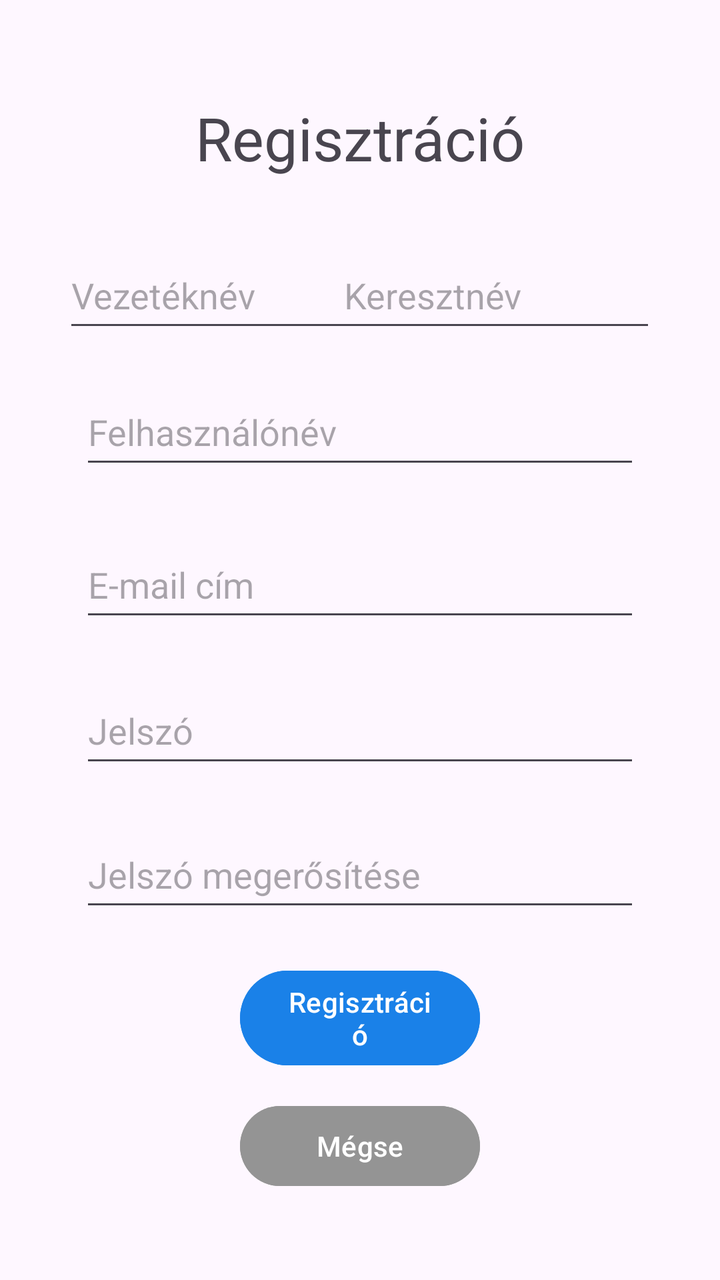
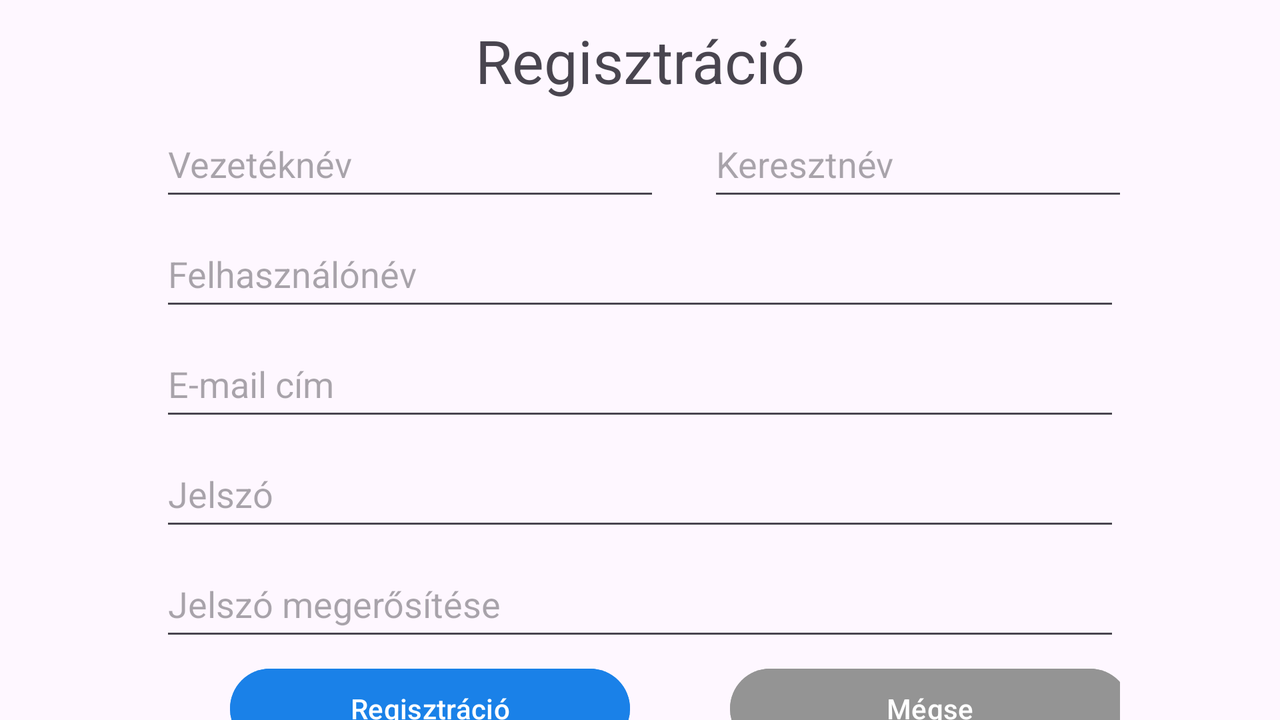

One screen, two layout resources from the same app: the default and the repository's alternative for another configuration. Each is rendered where Android would select it; the XML of both is given below.
<!-- AndroidManifest.xml: application theme Theme.Autobiztositas -->
<!-- res/layout/activity_register.xml -->
<?xml version="1.0" encoding="utf-8"?>
<androidx.constraintlayout.widget.ConstraintLayout
    xmlns:android="http://schemas.android.com/apk/res/android"
    xmlns:app="http://schemas.android.com/apk/res-auto"
    xmlns:tools="http://schemas.android.com/tools"
    android:id="@+id/main"
    android:layout_width="match_parent"
    android:layout_height="match_parent"
    tools:context=".RegisterActivity">

    <TextView
        android:id="@+id/RegisterTextView"
        android:layout_width="match_parent"
        android:layout_height="wrap_content"
        android:text="@string/register"
        android:textAlignment="center"
        android:textSize="30sp"
        app:layout_constraintBottom_toBottomOf="parent"
        app:layout_constraintEnd_toEndOf="parent"
        app:layout_constraintHorizontal_bias="1.0"
        app:layout_constraintStart_toStartOf="parent"
        app:layout_constraintTop_toTopOf="parent"
        app:layout_constraintVertical_bias="0.081" />

    <EditText
        android:id="@+id/SurnameEditText"
        android:layout_width="160dp"
        android:layout_height="50dp"
        android:ems="10"
        android:hint="@string/surname"
        android:inputType="textPersonName"
        app:layout_constraintBottom_toBottomOf="parent"
        app:layout_constraintEnd_toEndOf="parent"
        app:layout_constraintHorizontal_bias="0.159"
        app:layout_constraintStart_toStartOf="parent"
        app:layout_constraintTop_toBottomOf="@+id/RegisterTextView"
        app:layout_constraintVertical_bias="0.064" />

    <EditText
        android:id="@+id/FirstnameEditText"
        android:layout_width="160dp"
        android:layout_height="50dp"
        android:ems="10"
        android:hint="@string/firstname"
        android:inputType="textPersonName"
        app:layout_constraintBottom_toBottomOf="parent"
        app:layout_constraintEnd_toEndOf="parent"
        app:layout_constraintHorizontal_bias="0.84"
        app:layout_constraintStart_toStartOf="parent"
        app:layout_constraintTop_toBottomOf="@+id/RegisterTextView"
        app:layout_constraintVertical_bias="0.064" />

    <EditText
        android:id="@+id/NameRegiEditText"
        android:layout_width="match_parent"
        android:layout_height="50dp"
        android:layout_marginLeft="40dp"
        android:layout_marginRight="40dp"
        android:ems="10"
        android:hint="@string/username"
        android:inputType="textPersonName"
        app:layout_constraintBottom_toBottomOf="parent"
        app:layout_constraintEnd_toEndOf="parent"
        app:layout_constraintStart_toStartOf="parent"
        app:layout_constraintTop_toBottomOf="@+id/RegisterTextView"
        app:layout_constraintVertical_bias="0.2" />

    <EditText
        android:id="@+id/EmailEditText"
        android:layout_width="match_parent"
        android:layout_height="50dp"
        android:layout_marginLeft="40dp"
        android:layout_marginRight="40dp"
        android:ems="10"
        android:hint="@string/email"
        android:inputType="textEmailAddress"
        app:layout_constraintBottom_toBottomOf="parent"
        app:layout_constraintEnd_toEndOf="parent"
        app:layout_constraintStart_toStartOf="parent"
        app:layout_constraintTop_toBottomOf="@+id/NameRegiEditText"
        app:layout_constraintVertical_bias="0.075" />

    <EditText
        android:id="@+id/PasswordEditText"
        android:layout_width="match_parent"
        android:layout_height="50dp"
        android:layout_marginLeft="40dp"
        android:layout_marginRight="40dp"
        android:ems="10"
        android:hint="@string/password"
        android:inputType="textPassword"
        app:layout_constraintBottom_toBottomOf="parent"
        app:layout_constraintEnd_toEndOf="parent"
        app:layout_constraintHorizontal_bias="0.495"
        app:layout_constraintStart_toStartOf="parent"
        app:layout_constraintTop_toBottomOf="@+id/EmailEditText"
        app:layout_constraintVertical_bias="0.084" />

    <EditText
        android:id="@+id/PasswordAgainEditText"
        android:layout_width="match_parent"
        android:layout_height="50dp"
        android:layout_marginLeft="40dp"
        android:layout_marginRight="40dp"
        android:ems="10"
        android:hint="@string/pwagain"
        android:inputType="textPassword"
        app:layout_constraintBottom_toBottomOf="parent"
        app:layout_constraintEnd_toEndOf="parent"
        app:layout_constraintStart_toStartOf="parent"
        app:layout_constraintTop_toBottomOf="@+id/PasswordEditText"
        app:layout_constraintVertical_bias="0.109" />

    <Button
        android:id="@+id/RegisterButton2"
        android:layout_width="match_parent"
        android:layout_height="wrap_content"
        android:layout_marginLeft="120dp"
        android:layout_marginRight="120dp"
        android:onClick="reg"
        android:text="@string/register"
        android:backgroundTint="#1a81e8"
        app:layout_constraintBottom_toBottomOf="parent"
        app:layout_constraintEnd_toEndOf="parent"
        app:layout_constraintStart_toStartOf="parent"
        app:layout_constraintTop_toBottomOf="@+id/PasswordAgainEditText"
        app:layout_constraintVertical_bias="0.168" />

    <Button
        android:id="@+id/CancelButton"
        android:layout_width="match_parent"
        android:layout_height="wrap_content"
        android:layout_marginLeft="120dp"
        android:layout_marginRight="120dp"
        android:onClick="cancel"
        android:text="@string/cancel"
        android:backgroundTint="#949494"
        app:layout_constraintBottom_toBottomOf="parent"
        app:layout_constraintEnd_toEndOf="parent"
        app:layout_constraintStart_toStartOf="parent"
        app:layout_constraintTop_toBottomOf="@+id/RegisterButton2"
        app:layout_constraintVertical_bias="0.22" />


</androidx.constraintlayout.widget.ConstraintLayout>
<!-- resources referenced by this layout -->
<resources>
  <string name="cancel">Mégse</string>
  <string name="email">E-mail cím</string>
  <string name="firstname">Keresztnév</string>
  <string name="password">Jelszó</string>
  <string name="pwagain">Jelszó megerősítése</string>
  <string name="register">Regisztráció</string>
  <string name="surname">Vezetéknév</string>
  <string name="username">Felhasználónév</string>
  <style name="Theme.Autobiztositas" parent="Base.Theme.Autobiztositas" />
  <style name="Base.Theme.Autobiztositas" parent="Theme.Material3.DayNight.NoActionBar">
          
          
      </style>
</resources>
<!-- res/layout-land/activity_register.xml (the repository's variant of the layout above) -->
<!-- drawn on the phone turned sideways -->
<?xml version="1.0" encoding="utf-8"?>
<LinearLayout
    xmlns:android="http://schemas.android.com/apk/res/android"
    xmlns:tools="http://schemas.android.com/tools"
    android:id="@+id/main"
    android:layout_width="match_parent"
    android:layout_height="match_parent"
    android:orientation="vertical"
    tools:context=".RegisterActivity">

    <TextView
        android:id="@+id/RegisterTextView"
        android:layout_width="match_parent"
        android:layout_height="wrap_content"
        android:text="@string/register"
        android:textAlignment="center"
        android:textSize="30sp"
        android:layout_marginTop="10dp"
        />

    <LinearLayout
        android:id="@+id/main2"
        android:layout_width="match_parent"
        android:layout_height="50dp"
        android:layout_marginLeft="80dp"
        android:layout_marginTop="5dp"
        android:layout_marginRight="80dp"
        android:orientation="horizontal"
        tools:context=".RegisterActivity">

        <EditText
            android:id="@+id/SurnameEditText"
            android:layout_width="250dp"
            android:layout_height="50dp"
            android:ems="10"
            android:inputType="textPersonName"
            android:hint="@string/surname"
            />

        <EditText
            android:id="@+id/FirstnameEditText"
            android:layout_width="250dp"
            android:layout_height="50dp"
            android:layout_marginStart="24dp"
            android:ems="10"
            android:inputType="textPersonName"
            android:hint="@string/firstname"
            />

    </LinearLayout>

    <EditText
        android:id="@+id/NameRegiEditText"
        android:layout_width="match_parent"
        android:layout_height="50dp"
        android:layout_marginLeft="80dp"
        android:layout_marginTop="5dp"
        android:layout_marginRight="80dp"
        android:ems="10"
        android:hint="@string/username"
        android:inputType="textPersonName" />

    <EditText
        android:id="@+id/EmailEditText"
        android:layout_width="match_parent"
        android:layout_height="50dp"
        android:layout_marginLeft="80dp"
        android:layout_marginTop="5dp"
        android:layout_marginRight="80dp"
        android:ems="10"
        android:hint="@string/email"
        android:inputType="textEmailAddress" />

    <EditText
        android:id="@+id/PasswordEditText"
        android:layout_width="match_parent"
        android:layout_height="50dp"
        android:layout_marginLeft="80dp"
        android:layout_marginTop="5dp"
        android:layout_marginRight="80dp"
        android:ems="10"
        android:hint="@string/password"
        android:inputType="textPassword" />

    <EditText
        android:id="@+id/PasswordAgainEditText"
        android:layout_width="match_parent"
        android:layout_height="50dp"
        android:layout_marginLeft="80dp"
        android:layout_marginTop="5dp"
        android:layout_marginRight="80dp"
        android:ems="10"
        android:hint="@string/pwagain"
        android:inputType="textPassword" />

    <LinearLayout
        android:id="@+id/main3"
        android:layout_width="match_parent"
        android:layout_height="50dp"
        android:layout_marginLeft="80dp"
        android:layout_marginRight="80dp"
        android:layout_marginTop="5dp"
        android:orientation="horizontal"
        tools:context=".RegisterActivity">

        <Button
            android:id="@+id/RegisterButton2"
            android:layout_width="200dp"
            android:layout_height="wrap_content"
            android:layout_marginStart="35dp"
            android:onClick="reg"
            android:text="@string/register"
            android:backgroundTint="#1a81e8"
            />

        <Button
            android:id="@+id/CancelButton"
            android:layout_width="200dp"
            android:layout_height="wrap_content"
            android:layout_marginStart="50dp"
            android:onClick="cancel"
            android:text="@string/cancel"
            android:backgroundTint="#949494"
            />
    </LinearLayout>

</LinearLayout>
